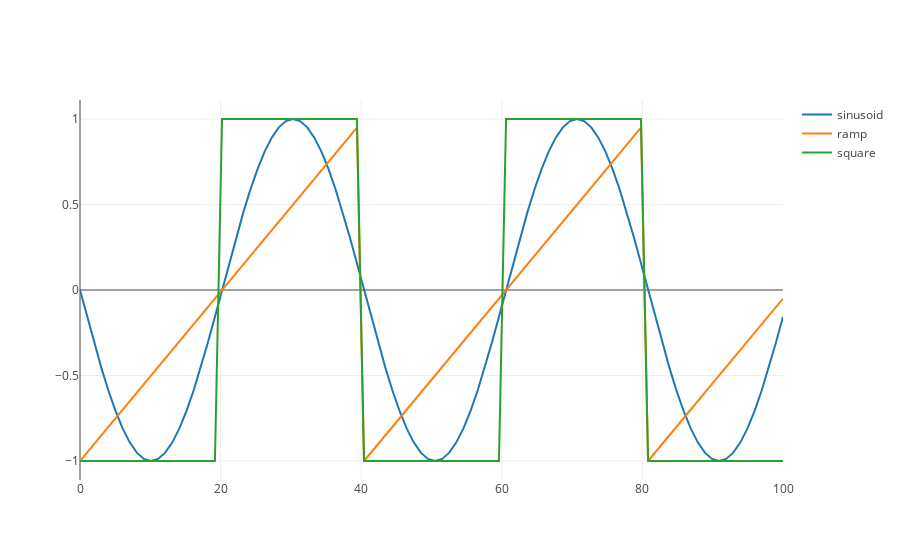

Here is the notebook cell this chart was saved with:
### Markdown cell above
### Sinusoids and complex numbers in the discrete domain

Sinusoids can be expressed in real numbers:

$$
\begin{align*}
y(n) = A \sin (\omega n T + \phi) && \omega = \text{frequency in radians/sec} = 2 \pi f, T = \frac{1}{f_s}
\end{align*}
$$

Sinusoids can also be expressed in complex numbers:

$$
\begin{align*}
y(n) = A e ^ {j (\omega n T + \phi)} = A \cos (\omega n T + \phi) + j A \sin (\omega n T + \phi)
\end{align*}
$$

### Code cell
use core::f32::consts::PI;

/// fs:  samplerate
/// f:   frequency in hz
/// phi: starting phase
/// t:   number of samples
fn sinusoid(fs: f32, f: f32, phi: f32, t: usize) -> Vec<f32> {
    let T = 1. / fs;
    let w = 2. * PI * f;
    let mut ys = vec![0.0; t];
    
    for (x, y) in ys.iter_mut().enumerate() {
        let x = x as f32;
        *y = (w * x * T + phi).cos();
    } 
    ys
}

/// fs:  samplerate
/// f:   frequency in hz
/// phi: starting phase
/// t:   number of samples
fn ramp(fs: f32, f: f32, phi: f32, t: usize) -> Vec<f32> {
    let T = 1. / fs;
    let phi = ((2. * phi) - PI) / (4. * PI);
    let mut ys = vec![0.0; t];
    
    for (x, y) in ys.iter_mut().enumerate() {
        let x = x as f32;
        *y = 2. * ((f * x * T + phi) % 1.) - 1.;
    } 
    ys
}

/// fs:  samplerate
/// f:   frequency in hz
/// phi: starting phase
/// t:   number of samples
fn square(fs: f32, f: f32, phi: f32, t: usize) -> Vec<f32> {
    let T = 1. / fs;
    //let w = 2. * f;
    let phi = ((2. * phi) - PI) / (4. * PI);
    let mut ys = vec![0.0; t];
    
    for (x, y) in ys.iter_mut().enumerate() {
        let x = x as f32;
        *y = num::signum(2. * ((f * x * T + phi) % 1.) - 1.);
        //*y = 2. * ((2. * f32::floor(f * x * T)) - f32::floor(w * x * T)) + 1.; // direct
        //*y = (-1_f32).powf(f32::floor(w * x * T + phi));  // indirect
    } 
    ys
}

let f = 5.;
let fs = 200.;
let phi = PI/2.;
let t = 100;
//let t = 1 * fs as usize; // number of samples
  
// plot it
let xs: Vec<f32> = linspace(0., t as f32, t).collect();
//let xs: Vec<f32> = linspace(0., t as f32 / fs, t).collect();

let ys_sinusoid = sinusoid(fs, f, phi, t);
let ys_ramp = ramp(fs, f, phi, t);
let ys_square = square(fs, f, phi, t);

let mut plot = Plot::new();
plot.add_trace(Scatter::new(xs.clone(), ys_sinusoid).mode(Mode::Lines).name("sinusoid"));
plot.add_trace(Scatter::new(xs.clone(), ys_ramp).mode(Mode::Lines).name("ramp"));
plot.add_trace(Scatter::new(xs.clone(), ys_square).mode(Mode::Lines).name("square"));

plot.set_layout(Layout::new().height(200));
plot.lab_display();

### Figure 1 — Plotly figure (JSON) as saved in the notebook; plotly's stock layout.template omitted (floating-point values rounded to 4 significant figures)
{"data": [{"mode": "lines", "name": "sinusoid", "type": "scatter", "x": [0, 1.01, 2.02, 3.03, 4.04, 5.051, 6.061, 7.071, 8.081, 9.091, 10.1, 11.11, 12.12, 13.13, 14.14, 15.15, 16.16, 17.17, 18.18, 19.19, 20.2, 21.21, 22.22, 23.23, 24.24, 25.25, 26.26, 27.27, 28.28, 29.29, 30.3, 31.31, 32.32, 33.33, 34.34, 35.35, 36.36, 37.37, 38.38, 39.39, 40.4, 41.41, 42.42, 43.43, 44.44, 45.45, 46.46, 47.47, 48.48, 49.49, 50.51, 51.52, 52.53, 53.54, 54.55, 55.56, 56.57, 57.58, 58.59, 59.6, 60.61, 61.62, 62.63, 63.64, 64.65, 65.66, 66.67, 67.68, 68.69, 69.7, 70.71, 71.72, 72.73, 73.74, 74.75, 75.76, 76.77, 77.78, 78.79, 79.8, 80.81, 81.82, 82.83, 83.84, 84.85, 85.86, 86.87, 87.88, 88.89, 89.9, 90.91, 91.92, 92.93, 93.94, 94.95, 95.96, 96.97, 97.98, 98.99, 100.0], "y": [-4.371e-08, -0.1564, -0.309, -0.454, -0.5878, -0.7071, -0.809, -0.891, -0.9511, -0.9877, -1, -0.9877, -0.9511, -0.891, -0.809, -0.7071, -0.5878, -0.454, -0.309, -0.1564, 1.192e-08, 0.1564, 0.309, 0.454, 0.5878, 0.7071, 0.809, 0.891, 0.9511, 0.9877, 1, 0.9877, 0.9511, 0.891, 0.809, 0.7071, 0.5878, 0.454, 0.309, 0.1564, -3.378e-07, -0.1564, -0.309, -0.454, -0.5878, -0.7071, -0.809, -0.891, -0.9511, -0.9877, -1, -0.9877, -0.9511, -0.891, -0.809, -0.7071, -0.5878, -0.454, -0.309, -0.1564, -2.901e-07, 0.1564, 0.309, 0.454, 0.5878, 0.7071, 0.809, 0.891, 0.9511, 0.9877, 1, 0.9877, 0.9511, 0.891, 0.809, 0.7071, 0.5878, 0.454, 0.309, 0.1564, -3.577e-08, -0.1564, -0.309, -0.454, -0.5878, -0.7071, -0.809, -0.891, -0.9511, -0.9877, -1, -0.9877, -0.9511, -0.891, -0.809, -0.7071, -0.5878, -0.454, -0.309, -0.1564]}, {"mode": "lines", "name": "ramp", "type": "scatter", "x": [0, 1.01, 2.02, 3.03, 4.04, 5.051, 6.061, 7.071, 8.081, 9.091, 10.1, 11.11, 12.12, 13.13, 14.14, 15.15, 16.16, 17.17, 18.18, 19.19, 20.2, 21.21, 22.22, 23.23, 24.24, 25.25, 26.26, 27.27, 28.28, 29.29, 30.3, 31.31, 32.32, 33.33, 34.34, 35.35, 36.36, 37.37, 38.38, 39.39, 40.4, 41.41, 42.42, 43.43, 44.44, 45.45, 46.46, 47.47, 48.48, 49.49, 50.51, 51.52, 52.53, 53.54, 54.55, 55.56, 56.57, 57.58, 58.59, 59.6, 60.61, 61.62, 62.63, 63.64, 64.65, 65.66, 66.67, 67.68, 68.69, 69.7, 70.71, 71.72, 72.73, 73.74, 74.75, 75.76, 76.77, 77.78, 78.79, 79.8, 80.81, 81.82, 82.83, 83.84, 84.85, 85.86, 86.87, 87.88, 88.89, 89.9, 90.91, 91.92, 92.93, 93.94, 94.95, 95.96, 96.97, 97.98, 98.99, 100.0], "y": [-1, -0.95, -0.9, -0.85, -0.8, -0.75, -0.7, -0.65, -0.6, -0.55, -0.5, -0.45, -0.4, -0.35, -0.3, -0.25, -0.2, -0.15, -0.1, -0.05, 0, 0.05, 0.1, 0.15, 0.2, 0.25, 0.3, 0.35, 0.4, 0.45, 0.5, 0.55, 0.6, 0.65, 0.7, 0.75, 0.8, 0.85, 0.9, 0.95, -1, -0.95, -0.9, -0.85, -0.8, -0.75, -0.7, -0.65, -0.6, -0.55, -0.5, -0.45, -0.4, -0.35, -0.3, -0.25, -0.2, -0.15, -0.1, -0.05, 0, 0.05, 0.1, 0.15, 0.2, 0.25, 0.3, 0.35, 0.4, 0.45, 0.5, 0.55, 0.6, 0.65, 0.7, 0.75, 0.8, 0.85, 0.9, 0.95, -1, -0.95, -0.9, -0.85, -0.8, -0.75, -0.7, -0.65, -0.6, -0.55, -0.5, -0.45, -0.4, -0.35, -0.3, -0.25, -0.2, -0.15, -0.1, -0.05]}, {"mode": "lines", "name": "square", "type": "scatter", "x": [0, 1.01, 2.02, 3.03, 4.04, 5.051, 6.061, 7.071, 8.081, 9.091, 10.1, 11.11, 12.12, 13.13, 14.14, 15.15, 16.16, 17.17, 18.18, 19.19, 20.2, 21.21, 22.22, 23.23, 24.24, 25.25, 26.26, 27.27, 28.28, 29.29, 30.3, 31.31, 32.32, 33.33, 34.34, 35.35, 36.36, 37.37, 38.38, 39.39, 40.4, 41.41, 42.42, 43.43, 44.44, 45.45, 46.46, 47.47, 48.48, 49.49, 50.51, 51.52, 52.53, 53.54, 54.55, 55.56, 56.57, 57.58, 58.59, 59.6, 60.61, 61.62, 62.63, 63.64, 64.65, 65.66, 66.67, 67.68, 68.69, 69.7, 70.71, 71.72, 72.73, 73.74, 74.75, 75.76, 76.77, 77.78, 78.79, 79.8, 80.81, 81.82, 82.83, 83.84, 84.85, 85.86, 86.87, 87.88, 88.89, 89.9, 90.91, 91.92, 92.93, 93.94, 94.95, 95.96, 96.97, 97.98, 98.99, 100.0], "y": [-1, -1, -1, -1, -1, -1, -1, -1, -1, -1, -1, -1, -1, -1, -1, -1, -1, -1, -1, -1, 1, 1, 1, 1, 1, 1, 1, 1, 1, 1, 1, 1, 1, 1, 1, 1, 1, 1, 1, 1, -1, -1, -1, -1, -1, -1, -1, -1, -1, -1, -1, -1, -1, -1, -1, -1, -1, -1, -1, -1, 1, 1, 1, 1, 1, 1, 1, 1, 1, 1, 1, 1, 1, 1, 1, 1, 1, 1, 1, 1, -1, -1, -1, -1, -1, -1, -1, -1, -1, -1, -1, -1, -1, -1, -1, -1, -1, -1, -1, -1]}], "layout": {"autosize": true, "xaxis": {"autorange": true, "range": [0, 100.0], "type": "linear"}, "yaxis": {"autorange": true, "range": [-1.111, 1.111], "type": "linear"}}}
